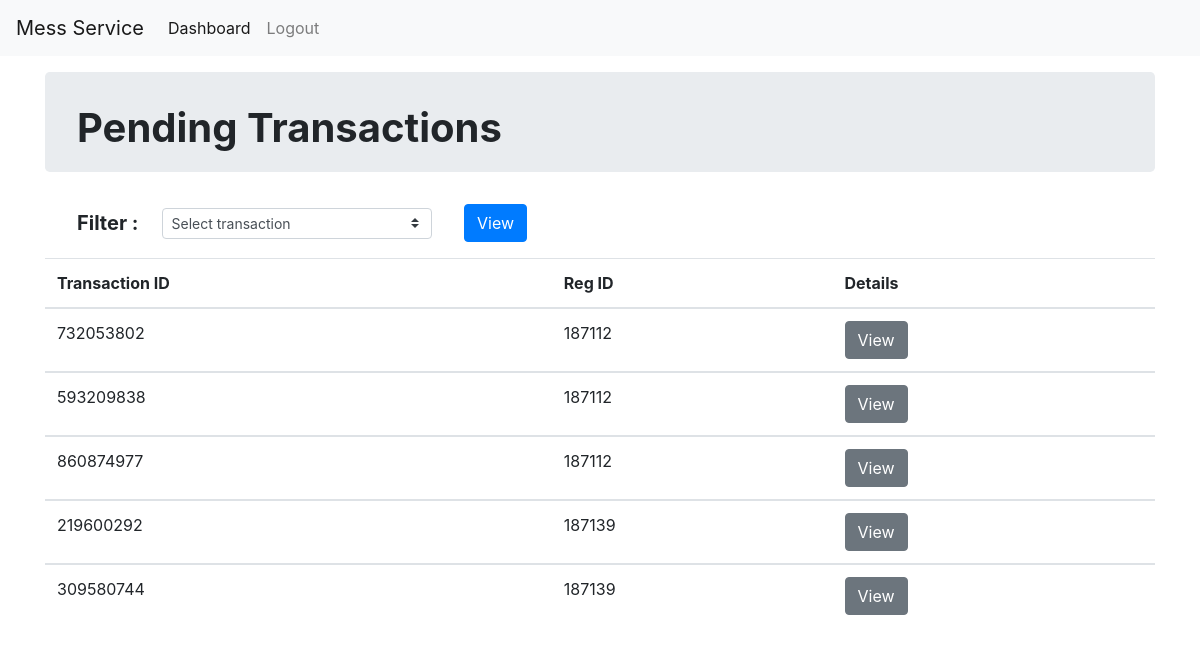
/vendor/pending/ (signed in), run on an earlier commit of the app's database.
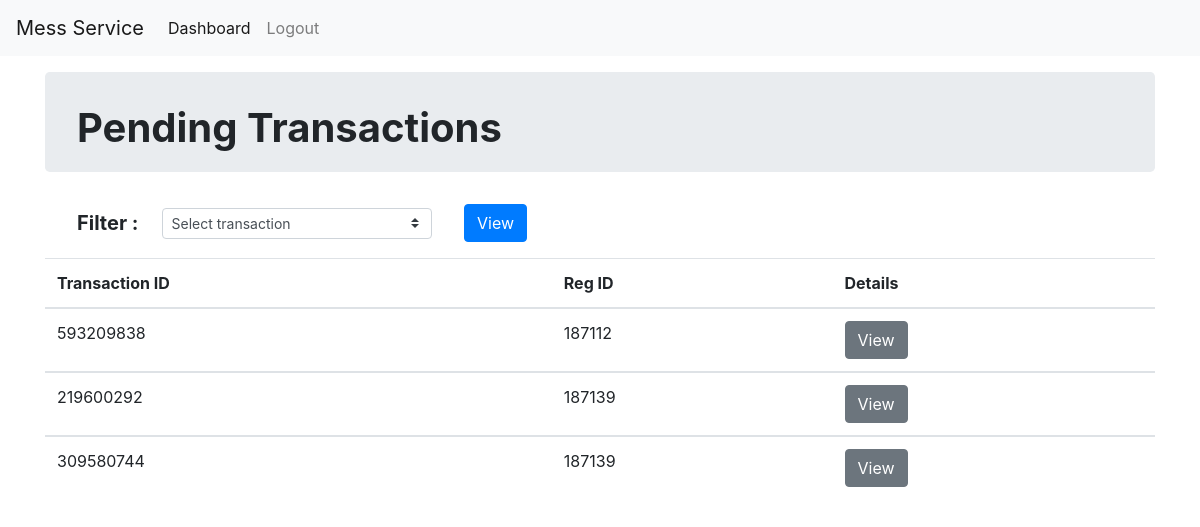
And on a later commit of the database.
### vendor/models.py (models this page shows)
class Transaction(models.Model):
    trans_id = models.CharField(max_length=10, primary_key=True)
    reg_id = reg_id = models.ForeignKey(
        Student, related_name='token', null=True, blank=True, on_delete=models.CASCADE)
    otp = models.CharField(max_length=6)
    PENDING = 'P'
    ACCEPTED = 'A'
    APPLICATION_STATUS = (
        (ACCEPTED, 'Accepted'),
        (PENDING, 'Pending')
    )
    status = models.CharField(
        max_length=2, choices=APPLICATION_STATUS, default=PENDING)

### student/models.py (models this page shows, shortened)
class Student(models.Model):
    user = models.OneToOneField(User, on_delete=models.CASCADE)
    pass_code = models.CharField(max_length=4, default="")
    def __str__(self):
        return self.user.username

### vendor/views.py (the view)
# urls.py: path('pending/', pending, name='pending'),
@login_required
@user_passes_test(check)
def pending(request):
    transaction = Transaction.objects.filter(status='P')
    return render(request, 'vendor/pending.html', {'transaction': transaction})

### vendor/views.py (called while the page is built)
def check(user):
    return not Student.objects.filter(user=user).exists()

### templates/vendor/pending.html (shortened to what this page needs)
{% extends 'base.html' %}
{% load static %}
{% block body %}
<nav class="navbar navbar-expand-lg navbar-light bg-light mb-3">
  <a class="navbar-brand" href="#">Mess Service</a>
  <div class="collapse navbar-collapse" id="navbarSupportedContent">
    <ul class="navbar-nav mr-auto">
      <li class="nav-item active">
        <a class="nav-link" href="{% url 'vendor:dashboard'%}">Dashboard </a>
      </li>
      <li class="nav-item">
        <a class="nav-link" href="{% url 'accounts:logout' %}">Logout</a>
      </li>
    </ul>
  </div>
</nav>
<div class="container">
  <div class="jumbotron" style="height: 100px;padding-top: 2rem;">
    <h1><strong>Pending Transactions</strong> </h1>
  </div>
<div class="m-3 d-flex align-items-center">
  <span class="lead font-weight-bold mx-3">Filter : </span>
  <select id="filterSelect" class="custom-select w-25 custom-select-sm mx-2">
    <option value="null" selected>Select transaction</option>
  </select>
  <button type="submit" id="filter" class="btn btn-primary mx-4">View</button>
</div>
<table class="table">
  <thead>
    <tr>
      <th scope="col">Transaction ID</th>
      <th scope="col">Reg ID</th>
      <th scope="col"> Details</th>
    </tr>
  </thead>
  {% for tok in transaction %}
  <tbody>
    <tr>
      <td>{{ tok.trans_id }}</td>
      <td>{{ tok.reg_id}}</td>
      <td><a type="submit" class="btn btn-secondary" href="{% url 'vendor:details' tok.trans_id %}">View</a>
      </td>
    </tr>
  </tbody>
  {% endfor %}
</table>
{% endblock %}

What changed in the data, as far as the page shows it:
no longer on this page (row edited): Transaction: trans_id "732053802", reg_id "187112"
no longer on this page (row edited): Transaction: trans_id "860874977", reg_id "187112"
